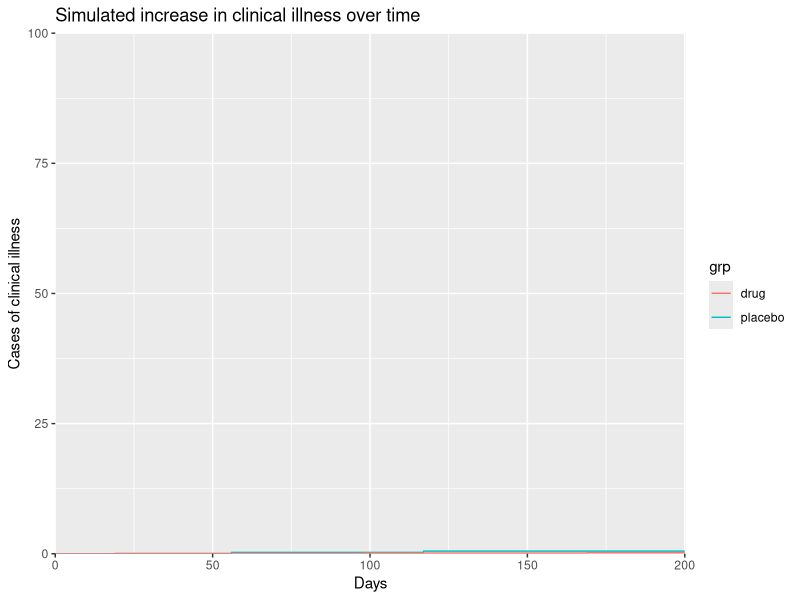
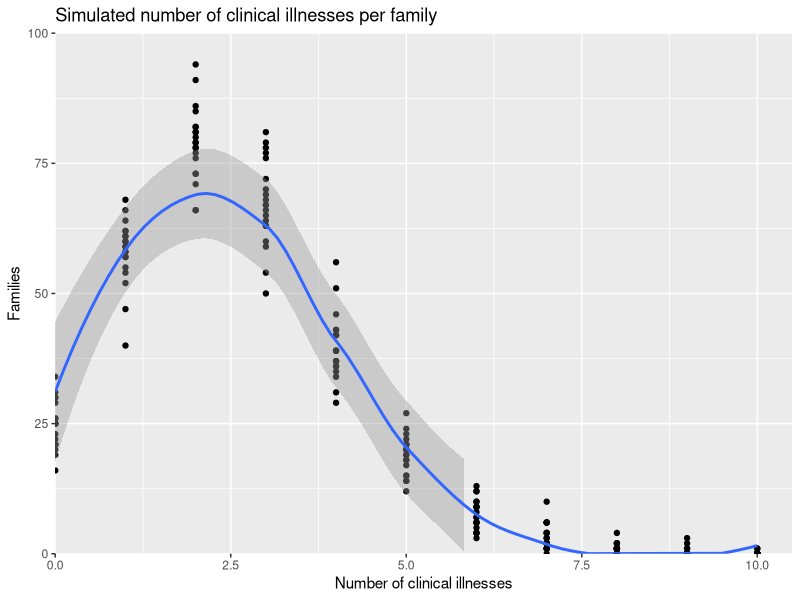
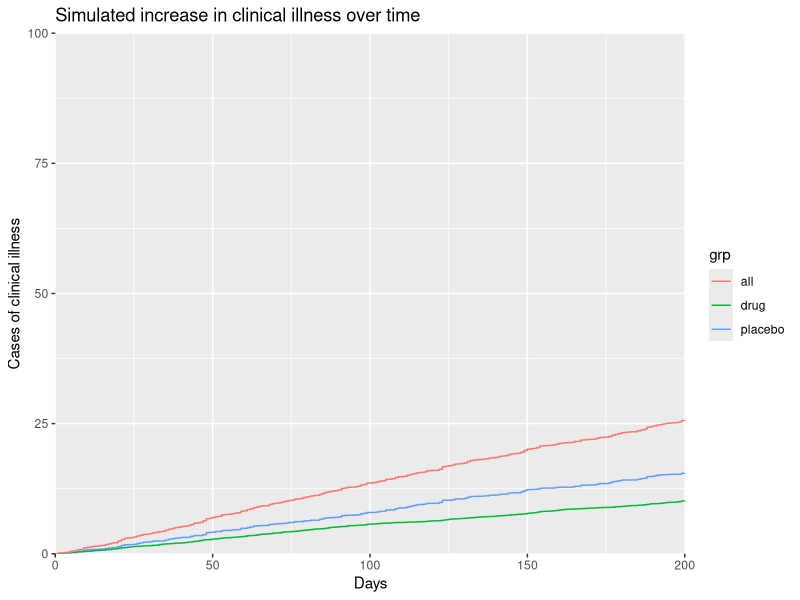
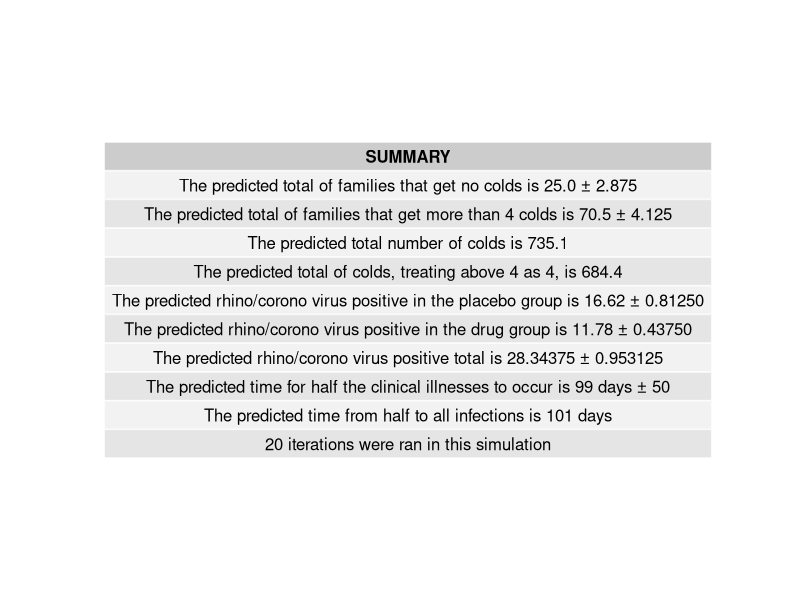

These figures' R source, in order:
library(ggplot2)
library(gridExtra)

gen_pois <- function(){ # function that generates 300 poisson numbers with a mean of 2.5
  pois <- rpois(300,2.5)

  table(factor(pois,levels=0:11)) # puts the numbers into a frequency table which contains levels from 0 to 11
}

total_pois <- function(freq){ # function to calculate the total clinical illnesses in a frequency table
  total <- 0 # sets the total to zero (assignment operators are =, <- and ->)

  rep <- 0
  for(j in freq){
    total <- total + (j * rep) # total gets the original total plus 'j' (the number of colds from the table) times by 'rep' (the number of colds that people in that group experienced)
    rep <- rep + 1 # no ++ or += in R, so to add 1 to a value you must do it like this
  }

  total # instead of using a return method, R has a built-in way to return values simply by typing out the variable with no logical/assignment operators
}

total_pois_4 <- function(freq){ # function to calculate the total of colds, but treating above 4 as 4
  total_a4 <- 0 # variable (a4 for above 4)
  rep <- 0
  for(k in freq){
    total_a4 <- total_a4 + (k * rep)
    if(rep < 4){ # all similar as above, except the 'rep' variable is capped off at 4.
      rep <- rep + 1
    }
  }

  total_a4 # returns
}

virustypes <- function(t){
  retval = c(0,0)
  for(v in 1:t){
    r <- runif(1)
    if(r >= 0.5){
      retval[1] <- retval[1] + 1
      r <- runif(1)
      if(r <= 0.65){
        retval[2] <- retval[2] + 1
      }
    }
  }

  retval
}

e <- as.numeric(gen_pois()) # as.numeric() returns just the frequencies from the table, and not the reference numbers

total <- total_pois(e) # initialise the total variable
total_0 <- e[1] # intialise the total number of 0 colds variable (indexing starts at 1)
total_4 <- sum(e[5:11]) # initialise the total number of 4+ colds variable (indexing using a range; sum adds up all the numbers)
total_a4 <- total_pois_4(e) # initialise the total_a4 variable
groups <- matrix(0,ncol=2,nrow=20) # groups is the variable which contains the sample sizes
colnames(groups) <- c('PLACEBO','DRUG') # add names to the columns

d <- data.frame( # data for plotting
  x = 0:11,
  y = e
)

e <- virustypes(e)

ti <- c()
ti2 <- c() # intialise 2 empty time variables
for(j in 1:total_pois_4(e)){
  r <- runif(1) # runif(1) generates a single random decimal between 0 and 1
  if(r >= 0.75){ # 1 in 4
    groups[1,1] <- groups[1,1] + 1 # increase the first group by 1
    ti <- c(ti,sample(1:200,1)) # sample(1:200,1) generates 1 random integer in the range 1:200. add it to the time variable for the placebos
  }else{
    groups[1,2] <- groups[1,2] + 1 # increase the second group by 1
    ti2 <- c(ti2,sample(1:200,1))
  }
}
ti <- as.numeric(table(factor(ti,levels=0:200))) # turn the times into a list of frequencies by feeding it through many functions
ti2 <- as.numeric(table(factor(ti2,levels=0:200)))

d.t <- data.frame(
  x = 0:200, # range 0 to 200 for the x axis
  y = cumsum(ti) * 0.25, # cumulative sum of the time, then times by 0.25 to get an approximation for the amount of infections
  grp = 'placebo' # name the group 'placebo' (this appears on the side of the step chart)
)

d.t2 <- data.frame(
  x = 0:200,
  y = cumsum(ti2) * 0.0625,
  grp = 'drug'
)

p <- ggplot(d,aes(x,y)) + # assign data (d) and aesthetics (x,y) to the graph
  geom_point() + # point graph
  expand_limits(x=0,y=0) + # start the axis at exactly 0,0
  scale_x_continuous(expand=c(0,0),limits=c(0,10.5)) +
  scale_y_continuous(expand=c(0,0),limits=c(0,100)) +
  ggtitle('Simulated number of clinical illnesses per family') + # plot title
  xlab('Number of clinical illnesses') + # plot labels
  ylab('Families')

p.t <- ggplot(d.t,aes(x,y)) +
  expand_limits(x=0,y=0) +
  scale_x_continuous(expand=c(0,0),limits=c(0,200.5)) +
  scale_y_continuous(expand=c(0,0),limits=c(0,100)) +
  ggtitle('Simulated increase in clinical illness over time') +
  xlab('Days') +
  ylab('Cases of clinical illness')

p.t2 <- ggplot(d.t,aes(x,y)) + # this graph is rendered immediately
  expand_limits(x=0,y=0) +
  scale_x_continuous(expand=c(0,0),limits=c(0,200.5)) +
  scale_y_continuous(expand=c(0,0),limits=c(0,100)) +
  ggtitle('Simulated increase in clinical illness over time') +
  xlab('Days') +
  ylab('Cases of clinical illness')

p.t2 <- p.t2 + geom_step(data=d.t,aes(x=x,y=y,color=grp)) + geom_step(data=d.t2,aes(x=x,y=y,color=grp))
pdf(file='clinical_illness1.pdf') # open pdf of this name
print(p.t2) # print to pdf
dev.off() # close file

for(i in 2:20){ # repeats x times and draws to plot
  e <- as.numeric(gen_pois())

  ## reassigning variables: ##
  d2 <- data.frame(
    x = 0:11,
    y = e
  )

  total_a4 <- (total_a4 + total_pois_4(e)) / 2
  total_4 <- c(total_4, sum(e[5:11]))
  total_0 <- c(total_0, e[1]) # 'c' is the function for a vector or a list of numbers
  total <- (total + total_pois(e)) / 2 # averages
  d <- (d + d2) / 2 # averages
  p <- p + geom_point(data=d2) # add points to the graph for the new data
  old_ti <- ti
  old_ti2 <- ti2

  for(j in 1:e){ # group assigning and time sampling
    r <- runif(1)
    if(r >= 0.75){
      groups[i,1] <- groups[i,1] + 1
      ti.placebo.clinical <- c(ti,sample(1:200,1))
    }else{
      groups[i,2] <- groups[i,2] + 1
      ti.drug.clinical <- c(ti2,sample(1:200,1))
    }
  }
  ti.placebo.clinical <- as.numeric(table(factor(ti,levels=0:200)))
  ti.drug.clinical <- as.numeric(table(factor(ti2,levels=0:200)))

  ti <- (ti + old_ti) / 2
  ti2 <- (ti2 + old_ti2) / 2 # averaging

  e <- virustypes(total_pois_4(e))

  ti <- c()
  ti2 <- c() # give these variables different names and then recreate them as empty

  for(j in 1:e[2]){ # group assigning and time sampling
    r <- runif(1)
    if(r >= 0.75){
      groups[i,1] <- groups[i,1] + 1
      ti <- c(ti,sample(1:200,1))
    }else{
      groups[i,2] <- groups[i,2] + 1
      ti2 <- c(ti2,sample(1:200,1))
    }
  }
  ti <- as.numeric(table(factor(ti,levels=0:200)))
  ti2 <- as.numeric(table(factor(ti2,levels=0:200)))

  ti <- (ti + old_ti) / 2
  ti2 <- (ti2 + old_ti2) / 2 # averaging

}

p <- p + geom_smooth(data=d,method='loess') # make a smooth curve
#p <- p + geom_histogram(data=d,stat='identity',alpha=0.15) # unhash this line to draw a histogram

d.t <- data.frame(
  x = 0:200,
  y = cumsum(ti) * 0.25, # cumulative sums and set this up properly
  grp = 'placebo'
)

d.t2 <- data.frame(
  x = 0:200,
  y = cumsum(ti2) * 0.0625, # times down for the expected effectiveness in the drug group
  grp = 'drug'
)

d.tt <- data.frame(
  x = 0:200,
  y = d.t2$y + d.t$y,
  grp = 'all'
)

p.t <- p.t + geom_step(data=d.t,aes(x=x,y=y,color=grp)) # add a step plot for the palcebo
p.t <- p.t + geom_step(data=d.t2,aes(x=x,y=y,color=grp)) # add a step plot for the drug
p.t <- p.t + geom_step(data=d.tt,aes(x=x,y=y,color=grp)) # add a step plot for the total

total <- format(total,digits=4,nsmall=1) # finalise the totals (limit the digits, force it to 1 d.p)
total_a4 <- format(total_a4,digits=4,nsmall=1)

groups[,1] <- groups[,1] * 0.25 # directly quarters the placebo group
groups[,2] <- groups[,2] * 0.0625 # splits the treatment group

placebo = groups[,1] # break the groups into 2 variables for printing
drug = groups[,2]

# summarise

sink('summary.txt',append=F,split=T) # text file summary table

t <- matrix('',nrow=10,ncol=1) # new matrix (2d list) for the summary
colnames(t) <- c('SUMMARY')
rownames(t) <- c('','','','','','','','','','')

close = which(abs(d.tt$y-mean(d.tt$y))==min(abs(d.tt$y-mean(d.tt$y)))) # pick out the value from the cumulative days that's closest to the mean
day = which(d.tt==close) # pick the day that the closest occured on

close_l = which(abs(d.tt$y-mean(d.tt[1:day,2]))==min(abs(d.tt$y-mean(d.tt[1:day,2])))) # same again but split in half further
day_l = which(d.tt==close_l)

close_h = which(abs(d.tt$y-mean(d.tt[day:200,2]))==min(abs(d.tt$y-mean(d.tt[day:200,2]))))
day_h = which(d.tt==close_h)

quart = (close_h - close_l) / 2 # deviation

# 'paste' is R's way of joining 2 strings. add these pasted strings to the matrix 't'
t[1,] <- paste('The predicted total of families that get no colds is',format(median(total_0),nsmall=1),'±',format((quantile(total_0)[4]-quantile(total_0)[2])/2,nsmall=3))
t[2,] <- paste('The predicted total of families that get more than 4 colds is',format(median(total_4),nsmall=1),'±',format((quantile(total_4)[4]-quantile(total_4)[2])/2,nsmall=3))
t[3,] <- paste('The predicted total number of colds is',total)
t[4,] <- paste('The predicted total of colds, treating above 4 as 4, is',total_a4)
t[5,] <- paste('The predicted rhino/corono virus positive in the placebo group is',format(median(placebo),digits=4,nsmall=2),'±',format((quantile(placebo)[4]-quantile(placebo)[2])/2,nsmall=5,digits=6))
t[6,] <- paste('The predicted rhino/corono virus positive in the drug group is',format(median(drug),digits=4,nsmall=2),'±',format((quantile(drug)[4]-quantile(drug)[2])/2,nsmall=5,digits=6))
t[7,] <- paste('The predicted rhino/corono virus positive total is',format(median(drug+placebo)),'±',format((quantile(placebo+drug)[4]-quantile(placebo+drug)[2])/2))
t[8,] <- paste('The predicted time for half the clinical illnesses to occur is',day,'days ±',quart)
t[9,] <- paste('The predicted time from half to all infections is',200-day,'days')
t[10,] <- '20 iterations were ran in this simulation'

# commandline prints

print('+--------------------------------------------------------------------------------------------+')
print('|                                          SUMMARY                                           |')
print('|--------------------------------------------------------------------------------------------|')
print(paste('|',format(t[1,],width=90,justify='c'),'|'))
print(paste('|',format(t[2,],width=90,justify='c'),'|'))
print('|--------------------------------------------------------------------------------------------|')
print(paste('|',format(t[3,],width=90,justify='c'),'|'))
print(paste('|',format(t[4,],width=90,justify='c'),'|'))
print('+--------------------------------------------------------------------------------------------+')
print(paste('|',format(t[5,],width=90,justify='c'),'|'))
print(paste('|',format(t[6,],width=90,justify='c'),'|'))
print(paste('|',format(t[7,],width=90,justify='c'),'|'))
print('+--------------------------------------------------------------------------------------------+')
print(paste('|',format(t[8,],width=90,justify='c'),'|'))
print(paste('|',format(t[9,],width=90,justify='c'),'|'))
print('+--------------------------------------------------------------------------------------------+')
print(t[10,])

pdf(file='illness_frequencies.pdf') # draw to plot
print(p)
dev.off()

pdf(file='illness_times.pdf')
print(p.t)
dev.off()

pdf(file='summary.pdf') # pdf summary table
grid.table(t) # add the matrix 't' to a pdf file
dev.off()
